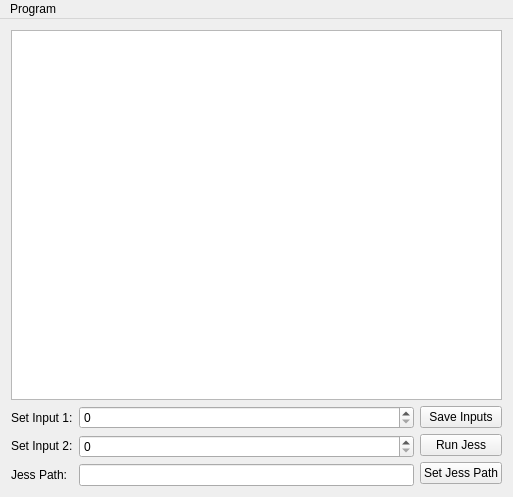
<?xml version="1.0" encoding="UTF-8"?>
<ui version="4.0">
 <class>MainWindow</class>
 <widget class="QMainWindow" name="MainWindow">
  <property name="geometry">
   <rect>
    <x>0</x>
    <y>0</y>
    <width>513</width>
    <height>497</height>
   </rect>
  </property>
  <property name="windowTitle">
   <string>MainWindow</string>
  </property>
  <widget class="QWidget" name="centralWidget">
   <layout class="QVBoxLayout" name="verticalLayout_2">
    <item>
     <layout class="QVBoxLayout" name="verticalLayout">
      <item>
       <widget class="QTableView" name="tblShowResults"/>
      </item>
     </layout>
    </item>
    <item>
     <layout class="QHBoxLayout" name="horizontalLayout">
      <item>
       <layout class="QHBoxLayout" name="horizontalLayout_2">
        <item>
         <layout class="QVBoxLayout" name="verticalLayout_4">
          <item>
           <widget class="QLabel" name="lblSetFirstInput">
            <property name="text">
             <string>Set Input 1:</string>
            </property>
           </widget>
          </item>
          <item>
           <widget class="QLabel" name="lblSetSecondInput">
            <property name="text">
             <string>Set Input 2:</string>
            </property>
           </widget>
          </item>
          <item>
           <widget class="QLabel" name="lblJessPath">
            <property name="text">
             <string>Jess Path:</string>
            </property>
           </widget>
          </item>
         </layout>
        </item>
        <item>
         <layout class="QVBoxLayout" name="verticalLayout_5">
          <item>
           <widget class="QSpinBox" name="spnSetFirstInput"/>
          </item>
          <item>
           <widget class="QSpinBox" name="spnSetSecondInput"/>
          </item>
          <item>
           <widget class="QLineEdit" name="lnlJessPath"/>
          </item>
         </layout>
        </item>
       </layout>
      </item>
      <item>
       <layout class="QVBoxLayout" name="verticalLayout_3">
        <item>
         <widget class="QPushButton" name="btnSaveInputsValues">
          <property name="text">
           <string>Save Inputs</string>
          </property>
         </widget>
        </item>
        <item>
         <widget class="QPushButton" name="btnRunJessProcess">
          <property name="text">
           <string>Run Jess</string>
          </property>
         </widget>
        </item>
        <item>
         <widget class="QPushButton" name="btnSetJessPath">
          <property name="text">
           <string>Set Jess Path</string>
          </property>
         </widget>
        </item>
       </layout>
      </item>
     </layout>
    </item>
   </layout>
  </widget>
  <widget class="QMenuBar" name="menuBar">
   <property name="geometry">
    <rect>
     <x>0</x>
     <y>0</y>
     <width>513</width>
     <height>22</height>
    </rect>
   </property>
   <widget class="QMenu" name="menuProgram">
    <property name="title">
     <string>Program</string>
    </property>
    <addaction name="actAbout"/>
   </widget>
   <addaction name="menuProgram"/>
  </widget>
  <action name="actAbout">
   <property name="text">
    <string>About</string>
   </property>
  </action>
 </widget>
 <layoutdefault spacing="6" margin="11"/>
 <resources/>
 <connections/>
</ui>
